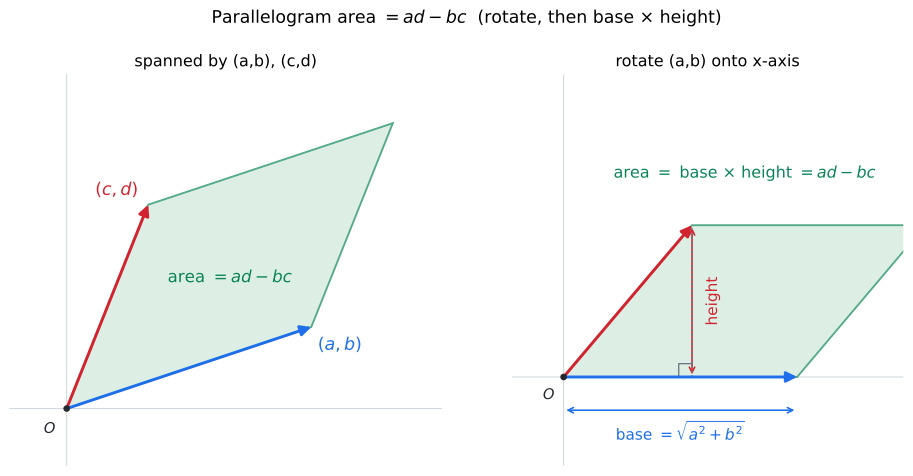

Python code for this plot:
#!/usr/bin/env python3
"""Static figure for 07강 4기 14강 — why the parallelogram spanned by (a,b) and
(c,d) has area ad - bc (lecture §2). The note's derivation rotates the side (a,b)
onto the x-axis, then reads off "base x height"; after rotation base = sqrt(a^2+b^2)
and height = the rotated y-component of (c,d), and base*height collapses to ad - bc.

Reproduce:
  uv run --with matplotlib --with numpy python parallelogram-area-determinant-04-season-14-02.py
"""
from pathlib import Path
import math
import numpy as np
import matplotlib.pyplot as plt
from matplotlib.patches import Polygon, FancyArrowPatch

OUT = Path(__file__).with_suffix(".svg")

# the two column vectors (a,b) and (c,d)
a, b = 3.0, 1.0
c, d = 1.0, 2.5
v1 = np.array([a, b])
v2 = np.array([c, d])
det = a * d - b * c

# rotate by -theta so that v1 lands on the +x axis
L = math.hypot(a, b)
cos, sin = a / L, b / L
R = np.array([[cos, sin], [-sin, cos]])
r1 = R @ v1            # = (sqrt(a^2+b^2), 0)
r2 = R @ v2            # height = r2[1]
base, height = r1[0], r2[1]

fig, (ax1, ax2) = plt.subplots(1, 2, figsize=(10.2, 5.0))


def arrow(ax, p, color, lw=2.2):
    ax.add_patch(FancyArrowPatch((0, 0), p, arrowstyle="-|>", mutation_scale=16,
                                 lw=lw, color=color, shrinkA=0, shrinkB=0, zorder=5))


def setup(ax, xlim, ylim, title):
    ax.set_title(title, fontsize=12)
    ax.axhline(0, color="#d0d7de", lw=0.8, zorder=0)
    ax.axvline(0, color="#d0d7de", lw=0.8, zorder=0)
    ax.scatter([0], [0], s=16, color="#24292f", zorder=6)
    ax.text(-0.28, -0.30, r"$O$", fontsize=11, color="#24292f")
    ax.set_xlim(*xlim)
    ax.set_ylim(*ylim)
    ax.set_aspect("equal")
    ax.set_xticks([])
    ax.set_yticks([])
    for s in ax.spines.values():
        s.set_visible(False)


# ----- left: the original parallelogram spanned by (a,b) and (c,d) -----
poly = np.array([[0, 0], v1, v1 + v2, v2])
ax1.add_patch(Polygon(poly, closed=True, facecolor="#cfe8d8",
                      edgecolor="#0b8457", lw=1.4, alpha=0.7, zorder=1))
arrow(ax1, v1, "#1f6feb")
arrow(ax1, v2, "#d1242f")
ax1.text(v1[0] + 0.08, v1[1] - 0.28, r"$(a,b)$", color="#1f6feb", fontsize=13, weight="bold")
ax1.text(v2[0] - 0.65, v2[1] + 0.12, r"$(c,d)$", color="#d1242f", fontsize=13, weight="bold")
ax1.text(2.0, 1.55, r"area $= ad-bc$", color="#0b8457", fontsize=12.5, ha="center")
setup(ax1, (-0.7, 4.6), (-0.7, 4.1), "spanned by (a,b), (c,d)")

# ----- right: rotated so (a,b) lies on the x-axis -> base x height -----
rpoly = np.array([[0, 0], r1, r1 + r2, r2])
ax2.add_patch(Polygon(rpoly, closed=True, facecolor="#cfe8d8",
                      edgecolor="#0b8457", lw=1.4, alpha=0.7, zorder=1))
arrow(ax2, r1, "#1f6feb")
arrow(ax2, r2, "#d1242f")
# height drop from r2 down to the base (x-axis)
ax2.plot([r2[0], r2[0]], [0, r2[1]], color="#6e7781", lw=1.3, ls=":", zorder=4)
# right-angle marker at the foot of the height
s = 0.18
ax2.plot([r2[0] - s, r2[0] - s, r2[0]], [0, s, s], color="#6e7781", lw=1.0, zorder=4)
# base bracket label
ax2.annotate("", xy=(r1[0], -0.45), xytext=(0, -0.45),
             arrowprops=dict(arrowstyle="<->", color="#1f6feb", lw=1.2))
ax2.text(r1[0] / 2, -0.85, r"base $=\sqrt{a^2+b^2}$", color="#1f6feb",
         fontsize=11.5, ha="center")
ax2.annotate("", xy=(r2[0] + 0.0, r2[1]), xytext=(r2[0] + 0.0, 0),
             arrowprops=dict(arrowstyle="<->", color="#d1242f", lw=1.2))
ax2.text(r2[0] + 0.18, r2[1] / 2, "height", color="#d1242f",
         fontsize=11.5, ha="left", va="center", rotation=90)
ax2.text(2.45, 2.7, r"area $=$ base $\times$ height $= ad-bc$",
         color="#0b8457", fontsize=12, ha="center")
setup(ax2, (-0.7, 4.6), (-1.2, 4.1), "rotate (a,b) onto x-axis")

fig.suptitle(r"Parallelogram area $= ad-bc$  (rotate, then base $\times$ height)",
             fontsize=13)
fig.tight_layout(rect=(0, 0, 1, 0.96))
fig.savefig(OUT, format="svg", bbox_inches="tight")
print(f"wrote {OUT}")
print(f"  det = ad-bc = {det:.2f}")
print(f"  base = {base:.4f}, height = {height:.4f}, base*height = {base*height:.4f}")
